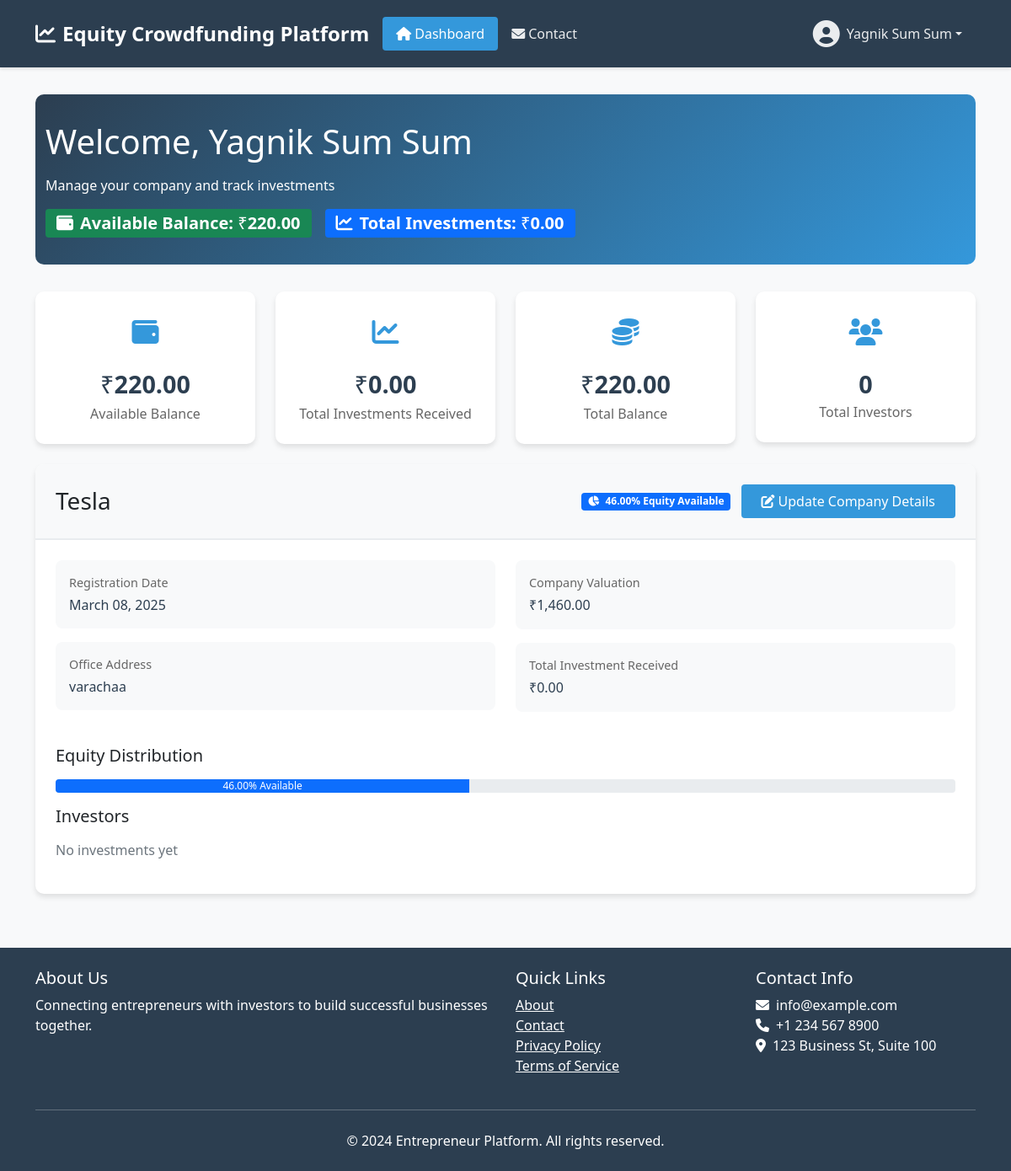
The app's page /entrepreneur/home/ (signed in) with its own data.
### entrepreneur/models.py (models this page shows, shortened)
class CustomUser(AbstractUser):
    USER_TYPE_CHOICES = (
        ('investor', 'Investor'),
        ('entrepreneur', 'Entrepreneur'),
    )
    user_type = models.CharField(max_length=20, choices=USER_TYPE_CHOICES)
    balance = models.DecimalField(max_digits=20, decimal_places=2, default=0)
    available_amount = models.DecimalField(max_digits=20, decimal_places=2, default=0)
    first_login = models.BooleanField(default=True)

### company/models.py (models this page shows, shortened)
class Company_details(models.Model):
    entrepreneur = models.ForeignKey(
        settings.AUTH_USER_MODEL,
        on_delete=models.CASCADE,
        related_name='companies',
        limit_choices_to={'user_type': 'entrepreneur'}
    )
    company_name = models.CharField(max_length=200)
    description = models.TextField()
    last_year_revenue = models.DecimalField(max_digits=15, decimal_places=2)
    last_year_profit = models.DecimalField(max_digits=15, decimal_places=2)
    revenue_year_3 = models.DecimalField(max_digits=15, decimal_places=2)
    revenue_year_2 = models.DecimalField(max_digits=15, decimal_places=2)
    revenue_year_1 = models.DecimalField(max_digits=15, decimal_places=2)
    valuation = models.DecimalField(max_digits=15, decimal_places=2)
    company_equity_percentage = models.DecimalField(max_digits=15, decimal_places=2)
    profit_year_3 = models.DecimalField(max_digits=15, decimal_places=2)
    profit_year_2 = models.DecimalField(max_digits=15, decimal_places=2)
    profit_year_1 = models.DecimalField(max_digits=15, decimal_places=2)
    office_address = models.TextField()
    government_certificate = models.FileField(upload_to='certificates/')
    created_at = models.DateTimeField(auto_now_add=True)

### entrepreneur/views.py (the view)
# urls.py: path('entrepreneur/home/', entrepreneur_views.entrepreneur_home, name='entrepreneur_home'),
@login_required
def entrepreneur_home(request):
    if request.user.user_type != 'entrepreneur':
        return redirect('investor_home')
    try:
        company = Company_details.objects.filter(entrepreneur=request.user).order_by('created_at').first()
        if company:
            investments = Investment.objects.filter(company=company).select_related('investor')
            total_investment = investments.aggregate(total=Sum('amount'))['total'] or 0
            remaining_equity = company.company_equity_percentage - sum(inv.equity_percentage for inv in investments)
            total_balance = request.user.balance + total_investment
            context = {
                'company': company,
                'investments': investments,
                'total_investment': total_investment,
                'remaining_equity': remaining_equity,
                'total_balance': total_balance
            }
            return render(request, 'entrepreneur/home.html', context)
        else:
            messages.info(request, 'Please register your company first.')
            return redirect('company_registration')
    except Exception as e:
        messages.error(request, f'An error occurred: {str(e)}')
        return redirect('company_registration')

### entrepreneur/templatetags/entrepreneur_tags.py (called while the page is built)
@register.filter
def sub(value, arg):
    try:
        return float(value) - float(arg)
    except (ValueError, TypeError):
        return 0

### templates/entrepreneur/home.html (shortened to what this page needs)
{% extends 'base.html' %}
{% load entrepreneur_tags %}
{% load humanize %}
{% block content %}
<div class="container">
    <div class="dashboard-header">
        <div class="container">
            <h1 class="mb-3">Welcome, {{ user.get_full_name }}</h1>
            <p class="mb-0">Manage your company and track investments</p>
            <div class="mt-3 d-flex gap-3">
                <span class="badge bg-success fs-5">
                    <i class="fas fa-wallet me-2"></i>Available Balance: <span class="rupee">₹</span>{{ user.balance|floatformat:2|intcomma }}
                </span>
                <span class="badge bg-primary fs-5">
                    <i class="fas fa-chart-line me-2"></i>Total Investments: <span class="rupee">₹</span>{{ total_investment|floatformat:2|intcomma }}
                </span>
            </div>
        </div>
    </div>
    <div class="row mb-4">
        <div class="col-md-3">
            <div class="stat-card text-center">
                <div class="stat-icon">
                    <i class="fas fa-wallet"></i>
                </div>
                <div class="stat-value">
                    <span class="rupee">₹</span>{{ user.balance|floatformat:2|intcomma }}
                </div>
                <div class="stat-label">Available Balance</div>
            </div>
        </div>
        <div class="col-md-3">
            <div class="stat-card text-center">
                <div class="stat-icon">
                    <i class="fas fa-chart-line"></i>
                </div>
                <div class="stat-value">
                    <span class="rupee">₹</span>{{ total_investment|floatformat:2|intcomma }}
                </div>
                <div class="stat-label">Total Investments Received</div>
            </div>
        </div>
        <div class="col-md-3">
            <div class="stat-card text-center">
                <div class="stat-icon">
                    <i class="fas fa-coins"></i>
                </div>
                <div class="stat-value">
                    <span class="rupee">₹</span>{{ total_balance|floatformat:2|intcomma }}
                </div>
                <div class="stat-label">Total Balance</div>
            </div>
        </div>
        <div class="col-md-3">
            <div class="stat-card text-center">
                <div class="stat-icon">
                    <i class="fas fa-users"></i>
                </div>
                <div class="stat-value">
                    {{ investments|length }}
                </div>
                <div class="stat-label">Total Investors</div>
            </div>
        </div>
    </div>
    <div class="row">
        <div class="col-12">
            <div class="company-card">
                <div class="company-header">
                    <div class="row align-items-center">
                        <div class="col-md-6">
                            <h3 class="mb-0">{{ company.company_name }}</h3>
                        </div>
                        <div class="col-md-6 text-md-end">
                            <span class="badge bg-primary me-2">
                                <i class="fas fa-chart-pie me-1"></i>
                                {{ remaining_equity|floatformat:2 }}% Equity Available
                            </span>
                            {% if company %}
                            <a href="{% url 'update_company' company.id %}" class="btn btn-primary">
                                <i class="fas fa-edit me-1"></i>Update Company Details
                            </a>
                            {% endif %}
                        </div>
                    </div>
                </div>
                <div class="company-body">
                    <div class="row mb-4">
                        <div class="col-md-6">
                            <div class="company-info">
                                <div class="company-info-label">Registration Date</div>
                                <div class="company-info-value">{{ company.created_at|date:"F d, Y" }}</div>
                            </div>
                            <div class="company-info">
                                <div class="company-info-label">Office Address</div>
                                <div class="company-info-value">{{ company.office_address }}</div>
                            </div>
                        </div>
                        <div class="col-md-6">
                            <div class="company-info">
                                <div class="company-info-label">Company Valuation</div>
                                <div class="company-info-value">
                                    <span class="rupee">₹</span>{{ company.valuation|floatformat:2|intcomma }}
                                </div>
                            </div>
                            <div class="company-info">
                                <div class="company-info-label">Total Investment Received</div>
                                <div class="company-info-value">
                                    <span class="rupee">₹</span>{{ total_investment|floatformat:2|intcomma }}
                                </div>
                            </div>
                        </div>
                    </div>
                    <h5 class="mb-3">Equity Distribution</h5>
                    <div class="progress mb-3">
                        {% with taken_equity=company.company_equity_percentage|sub:remaining_equity %}
                            <div class="progress-bar bg-primary" style="width: {{ remaining_equity }}%">
                                {{ remaining_equity }}% Available
                            </div>
                        {% endwith %}
                    </div>
                    <h5 class="mb-3">Investors</h5>
                    {% if investments %}
                        <ul class="investor-list">
                            {% for investment in investments %}
                                <li class="investor-item">
                                    <div class="row align-items-center">
                                        <div class="col-md-4">
                                            <i class="fas fa-user-circle me-2"></i>
                                            {{ investment.investor.get_full_name }}
                                        </div>
                                        <div class="col-md-4">
                                            <span class="rupee">₹</span>{{ investment.amount|floatformat:2|intcomma }}
                                        </div>
                                        <div class="col-md-4">
                                            {{ investment.equity_percentage|floatformat:2 }}% Equity
                                        </div>
                                    </div>
                                </li>
                            {% endfor %}
                        </ul>
                    {% else %}
                        <p class="text-muted">No investments yet</p>
                    {% endif %}
                </div>
            </div>
        </div>
    </div>
</div>
{% endblock %}

### templates/base.html (shortened to what this page needs)
<!DOCTYPE html>
<html lang="en">
<head>
    <link href="https://cdn.jsdelivr.net/npm/bootstrap@5.1.3/dist/css/bootstrap.min.css" rel="stylesheet">
    <link rel="stylesheet" href="https://cdnjs.cloudflare.com/ajax/libs/font-awesome/6.0.0/css/all.min.css">
</head>
<body>
    <nav class="navbar navbar-expand-lg navbar-dark">
        <div class="container">
            <a class="navbar-brand" href="/">
                <i class="fas fa-chart-line me-2"></i>Equity Crowdfunding Platform
            </a>
            <div class="collapse navbar-collapse" id="navbarNav">
                <ul class="navbar-nav me-auto">
                    {% if user.is_authenticated %}
                        {% if user.user_type == 'entrepreneur' %}
                            <li class="nav-item">
                                <a class="nav-link {% if request.path == '/entrepreneur/home/' %}active{% endif %}" href="{% url 'entrepreneur_home' %}">
                                    <i class="fas fa-home me-1"></i>Dashboard
                                </a>
                            </li>
                        {% endif %}
                        <li class="nav-item">
                            <a class="nav-link {% if 'contact' in request.path %}active{% endif %}" href="{% url 'contact' %}">
                                <i class="fas fa-envelope me-1"></i>Contact
                            </a>
                        </li>
                    {% endif %}
                </ul>
                {% if user.is_authenticated %}
                    <div class="nav-item dropdown">
                        <a class="nav-link dropdown-toggle user-profile" href="#" id="navbarDropdown" role="button" data-bs-toggle="dropdown">
                            <i class="fas fa-user-circle fa-2x"></i>
                            <span class="ms-2">{{ user.get_full_name|default:user.username }}</span>
                        </a>
                    </div>
                {% else %}
                    <div class="d-flex">
                        <a href="{% url 'login' %}" class="btn btn-outline-light me-2">Login</a>
                        <a href="{% url 'register' %}" class="btn btn-primary">Register</a>
                    </div>
                {% endif %}
            </div>
        </div>
    </nav>
    <div class="main-content">
        {% block content %}{% endblock %}
    </div>
    <footer class="footer">
        <div class="container">
            <div class="row">
                <div class="col-md-6">
                    <h5>About Us</h5>
                    <p>Connecting entrepreneurs with investors to build successful businesses together.</p>
                </div>
                <div class="col-md-3">
                    <h5>Quick Links</h5>
                    <ul class="list-unstyled">
                        <li><a href="#" class="text-white">About</a></li>
                        <li><a href="#" class="text-white">Contact</a></li>
                        <li><a href="#" class="text-white">Privacy Policy</a></li>
                        <li><a href="#" class="text-white">Terms of Service</a></li>
                    </ul>
                </div>
                <div class="col-md-3">
                    <h5>Contact Info</h5>
                    <ul class="list-unstyled">
                        <li><i class="fas fa-envelope me-2"></i>info@example.com</li>
                        <li><i class="fas fa-phone me-2"></i>+1 234 567 8900</li>
                        <li><i class="fas fa-map-marker-alt me-2"></i>123 Business St, Suite 100</li>
                    </ul>
                </div>
            </div>
            <hr class="mt-4 mb-4" style="border-color: rgba(255,255,255,0.1);">
            <div class="text-center">
                <p class="mb-0">&copy; 2024 Entrepreneur Platform. All rights reserved.</p>
            </div>
        </div>
    </footer>
</body>
</html>

### templates/base.html (style rules this page uses)
:root { --primary-color: #2c3e50; --secondary-color: #3498db; --accent-color: #e74c3c; }
body { font-family: 'Segoe UI', Tahoma, Geneva, Verdana, sans-serif; background-color: #f8f9fa; min-height: 100vh; display: flex; flex-direction: column; }
.navbar { background-color: var(--primary-color); padding: 1rem 0; box-shadow: 0 2px 4px rgba(0,0,0,0.1); }
.navbar-brand { color: white !important; font-weight: 600; font-size: 1.5rem; }
.nav-link { color: rgba(255,255,255,0.9) !important; font-weight: 500; padding: 0.5rem 1rem !important; transition: all 0.3s ease; }
.nav-link.active { color: white !important; background-color: var(--secondary-color); border-radius: 4px; }
.user-profile { display: flex; align-items: center; color: white; padding: 0.5rem 1rem; }
.main-content { flex: 1; padding: 2rem 0; }
footer { background-color: var(--primary-color); color: white; padding: 1.5rem 0; margin-top: auto; }
.btn-primary { background-color: var(--secondary-color); border: none; padding: 0.5rem 1.5rem; transition: all 0.3s ease; }

### templates/entrepreneur/home.html (style rules this page uses)
.dashboard-header { background: linear-gradient(135deg, #2c3e50, #3498db); color: white; padding: 2rem 0; margin-bottom: 2rem; border-radius: 10px; }
.stat-card { background: white; border-radius: 10px; padding: 1.5rem; box-shadow: 0 4px 6px rgba(0,0,0,0.1); transition: transform 0.3s ease; }
.stat-icon { font-size: 2rem; color: #3498db; margin-bottom: 1rem; }
.stat-value { font-size: 1.8rem; font-weight: 600; color: #2c3e50; }
.stat-label { color: #666; font-size: 1rem; }
.company-card { background: white; border-radius: 10px; margin-bottom: 2rem; box-shadow: 0 4px 6px rgba(0,0,0,0.1); }
.company-header { background: #f8f9fa; padding: 1.5rem; border-radius: 10px 10px 0 0; border-bottom: 2px solid #e9ecef; }
.company-body { padding: 1.5rem; }
.progress { height: 1rem; margin: 1rem 0; }
.rupee { font-family: 'Arial Unicode MS', Arial; font-weight: normal; }
.company-info { background: #f8f9fa; padding: 1rem; border-radius: 8px; margin-bottom: 1rem; }
.company-info-label { color: #666; font-size: 0.9rem; margin-bottom: 0.2rem; }
.company-info-value { color: #2c3e50; font-weight: 500; }

### records on screen
CustomUser: get_full_name "Yagnik Sum Sum", balance "220.00"
Company_details: company_name "Tesla", created_at "March 08, 2025", office_address "varachaa", valuation "1,460.00"

### other values on screen
{{ total_investment|floatformat:2|intcomma }} "0.00"
{{ total_balance|floatformat:2|intcomma }} "220.00"
{{ investments|length }} "0"
{{ remaining_equity|floatformat:2 }} "46.00"
{{ remaining_equity }} "46.00"
